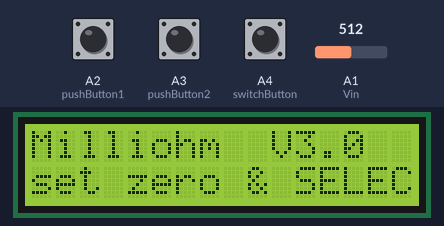
Simulated run of this sketch. Board: Arduino Uno, built with avr-gcc and run on an emulated ATmega328P. Parts: 16×2 character LCD. The inputs (shaded band) are chosen by the test bench; at power-on: A2 (pushButton1) HIGH, A3 (pushButton2) HIGH, A1 (Vin) = 512, A4 (switchButton) HIGH. What the sketch prints to the serial monitor is not drawn.

Above: at 1.2 s.
1.3 s: A2 (pushButton1) pulled LOW for 1 s
5.3 s: A3 (pushButton2) pulled LOW for 0.6 s
7.4 s: A2 (pushButton1) pulled LOW for 0.6 s
10.9 s: A2 (pushButton1) pulled LOW for 3.2 s
Timing chart, 0 to 13.9 s (numbered marks = the images above; inputs shaded):
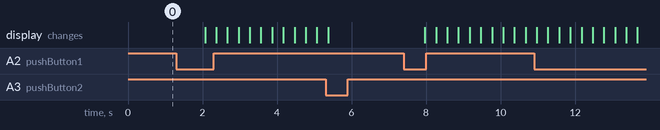

The sketch:

milliohmmetre_V3.ino
```cpp
// (licence header left out)
String SW_name = "Milliohm";
String SW_version = "V3.0";
#include <LiquidCrystal.h>  // using LiquidCrystal library
#include <EEPROM.h>         // using EEPROM library

// define EEPROM addresses used for SF1 and ADC_0 storage
#define SF1_ADD 0
#define ADC_0_ADD 4

#define SF1_default 9258  // default scale factor value in µohm/bit
// define analog input for V(R) measurement
#define Vin A1            // use A1 for INA199 output voltage measurement
#define polling_rate 200  // polling rate of buttons and switches in ms
// define variables used for resistance measurement
int meas_rate = 1000;                                        // delay between measurements in ms
int ADC_read;                                                // used for ADC measurement storage
int SF1;                                                     // scale factor in µohm/bit
int ADC_0;                                                   // ADC value for zero ohm input (i.e. offset value)
int Rref = 9090;                                             // calibration resistance in milliohm
int Rmeas;                                                   // measured resistance value in mohm
long Rmeas_long;                                             // for 32 bits computation of Rmeas
long Rmeas_filtered;                                         // filtered value of Rmeas on 32 bits
bool filter_on;                                              // filter mode ON or OFF
int ADC_min = int((long(Rref) * 965) / long(SF1_default));   // ADC lowest value for scale factor calibration (nominal value -3.5%)
int ADC_max = int((long(Rref) * 1035) / long(SF1_default));  // ADC highest value for scale factor calibration (nominal value +3.5%)
int ADC_0_max = 11;                                          // ADC highest value for zero compensation
int coeff_filt = 100;                                        // actual value of order 1 IIR filter multiplied by 1000 (i.e. 0.1 for the actual value)
int i;                                                       // index for loops
unsigned long time;                                          // for time management of adc sampling
unsigned long polling_time;                                  // for time management of buttns and switch polling
bool keyProcessed;                                           // used to avoid multiple processing of a single key pressed
bool test = false;
int ADC_test = 2;  // used for test
String MyString;
String Blank = "                ";  // used to clear a full LCD line
String current_rate = "slow/";
String current_filter = "filter off";
// select the pins used on the LCD panel
LiquidCrystal lcd(8, 9, 4, 5, 6, 7);
// define some values used by the panel and buttons
#define pushButton1 A2   // gray wire - note: A2, A3 and A4 used as digital inputs
#define pushButton2 A3   // yellow wire
#define switchButton A4  // green wire
int calSelect = 0;
int validateSelect = 0;  // push button state - reserved for future use
int modeState = 0;       // stat of the mode button - reserved for future use

// reads HW push buttons and switch subroutine
void read_HW_buttons() {
  calSelect = !digitalRead(pushButton1);
  validateSelect = !digitalRead(pushButton2);
  modeState = !digitalRead(switchButton);
  if (test) {
    Serial.print("buttons state : ");
    Serial.print(calSelect);
    Serial.print(" ");
    Serial.print(validateSelect);
    Serial.print(" ");
    Serial.println(modeState);
  }
}

void setup() {
  // read calibration values in EEPROM
  Serial.begin(115200);
  ADC_0 = -1;                // negative value states that zero compensation has not been done
  EEPROM.get(SF1_ADD, SF1);  // read SF1 value in EEPROM
  if ((SF1 > 9700) || (SF1 < 8800)) {
    SF1 = SF1_default;
  }
  // input buttons configuration
  pinMode(pushButton1, INPUT_PULLUP);
  pinMode(pushButton2, INPUT_PULLUP);
  pinMode(switchButton, INPUT_PULLUP);
  // LCD display init
  lcd.begin(16, 2);  // start the LCD library
  lcd.display();
  lcd.setCursor(0, 0);
  MyString = SW_name + "  " + SW_version;
  Serial.println(MyString);
  Serial.println("Program started ...");
  lcd.print(MyString);  // print SW information
  lcd.setCursor(0, 1);
  lcd.print("set zero & "
            "SELECT"
            "");

  time = millis() + meas_rate;             // save next time to make measurement
  polling_time = millis() + polling_rate;  // save next time to poll buttons
  keyProcessed = false;
  filter_on = false;
}

void loop() {
  if (millis() >= time) {
    // it's time to carry on measurement
    // ADC measurement
    if (test) {
      ADC_read = ADC_test;
    } else {
      ADC_read = analogRead(Vin);  // samples input voltage - dummy read
      ADC_read = analogRead(Vin);  // samples input voltage - second read with stabilized input
    }
    if (test) {
      Serial.print("SF1: ");
      Serial.println(SF1);
    }
    time = time + meas_rate;  // sets next sample time
    if (ADC_0 > -1) {
      // zero compensation has been done, then resistance value may be computed
      if (ADC_read == 1023) {
        // overflow (open circuit or input resistance > 9.4 ohm)
        lcd.setCursor(0, 1);
        lcd.print("Overflow        ");
      } else {
        Rmeas_long = long(SF1) * long(ADC_read - ADC_0);  // computes with 32 bits in µohm
        Rmeas_filtered = (coeff_filt * (Rmeas_long - Rmeas_filtered) / 1000L + Rmeas_filtered);
        if (filter_on) {
          Rmeas = int((Rmeas_filtered + 500L) / 1000L);  // round to the nearest value in mohm
        } else {
          Rmeas = int((Rmeas_long + 500L) / 1000L);  // round to the nearest value in mohm
        }
        // display value on second line
        lcd.setCursor(0, 1);
        MyString = "R " + String(Rmeas) + " mohm       ";
        lcd.print(MyString);  // dispaly measured value
      }
    }
    keyProcessed = false;  // enable key processing
  }                        // end of measurement block
  // buttons management
  if (!keyProcessed && (millis() >= polling_time)) {
    // lcd_key = read_LCD_buttons();  // read the buttons
    polling_time = millis() + polling_rate;  // sets next polling time
    read_HW_buttons();
    if (calSelect)  // calibration button depressed
    {
      if (ADC_read < ADC_0_max) {
        // zero compensation validated
        if (test) {
          Serial.print("ADC_read: ");
          Serial.println(ADC_read);
        }
        ADC_0 = ADC_read;  // save offset value
        lcd.setCursor(0, 1);
        lcd.print(Blank);  // remove warning message
        if (test) { ADC_test = 960; }
      } else if ((ADC_read > ADC_min) && (ADC_read < ADC_max) && (ADC_0 > -1)) {
        // scale factor calibration validated
        SF1 = int((long(Rref) * 10000L / long(ADC_read - ADC_0) + 5L) / 10L);  // computes with 32 bits and round to the nearest value
        lcd.clear();
        MyString = "Cal " + String(SF1);
        lcd.print(MyString);       // display scale factor on 1st line
        EEPROM.put(SF1_ADD, SF1);  // save SF1 value in EEPROM
      } else {
        // SELECT button depressed with wrong input conditions
        // blink the display for warning
        for (i = 0; i <= 5; i++) {
          lcd.noDisplay();
          delay(300);
          lcd.display();
          delay(300);
        }
      }
      keyProcessed = true;  // prevents further processing of the key until next sample time
    }
    // management of mode state switch
    if (modeState) {
      if (!filter_on) {
        // a transition from OFF to ON of the state switch has been detected
        filter_on = true;             // activate filtering
        Rmeas_filtered = Rmeas_long;  // initialize filtered value with last unfiltered value upon activation of filtered mode
        current_filter = "filter on ";
      };
    } else {
      filter_on = false;  // inhibits filter
      current_filter = "filter off";
    }
    if (validateSelect) {
      // manage measurement rate
      if (meas_rate == 1000) {
        meas_rate = 100;  // switch to 100 ms measurement rate
        current_rate = "fast/";
      } else {
        meas_rate = 1000;  // switch to 1 s measurement rate
        current_rate = "slow/";
      }
      Serial.println(meas_rate);
    }
    // display current operation mode
    if (ADC_0 > -1) {
      MyString = current_rate + current_filter;
      lcd.setCursor(0, 0);
      lcd.print(MyString);
    }
    keyProcessed = true;  // prevents further processing of the key until next polling time
  }                       // end of !keyProcessed block
}
```
